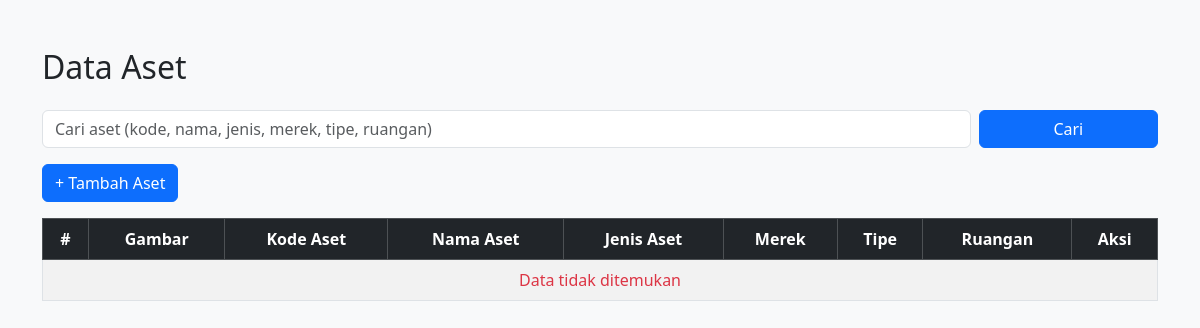
Before: /pages/aset.php with the older database file.
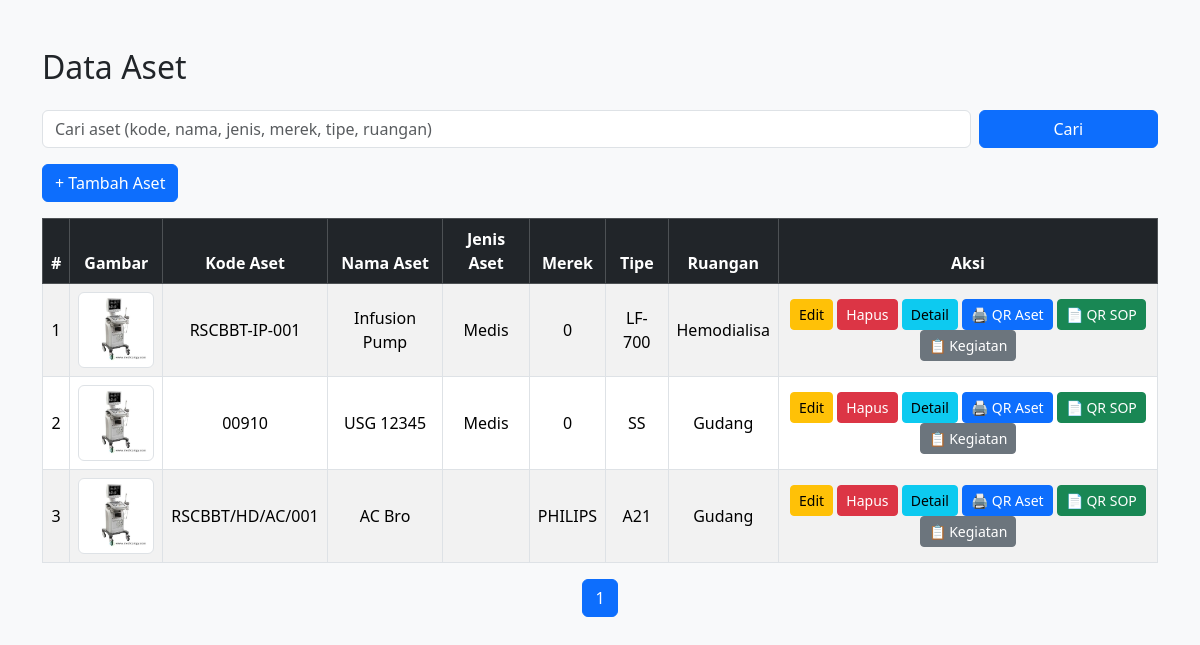
After: the same page with the newer database file.
### tables this page shows
CREATE TABLE `aset` (
  `id_aset` int(11) NOT NULL,
  `kode_aset` varchar(50) NOT NULL,
  `nama_aset` varchar(100) NOT NULL,
  `jenis_aset` enum('Medis','Non Medis') NOT NULL,
  `merek` varchar(100) DEFAULT NULL,
  `tipe` varchar(100) DEFAULT NULL,
  `id_ruangan` int(11) NOT NULL,
  `tanggal_perolehan` date NOT NULL,
  `nilai_perolehan` decimal(15,2) NOT NULL,
  `umur_ekonomis` tinyint(4) NOT NULL COMMENT 'Dalam tahun',
  `kondisi_alat` enum('aktif','tidak aktif','rusak','diperbaiki') DEFAULT 'aktif',
  `kepemilikan` enum('RSUD Cibabat','KSO') DEFAULT NULL,
  `status_penyusutan` enum('belum dihitung','dihitung') DEFAULT 'belum dihitung',
  `nomor_seri` varchar(255) DEFAULT NULL,
  `image` varchar(255) DEFAULT NULL,
  `stok` decimal(30,0) DEFAULT NULL,
  `jumlah_nilai_perolehan` decimal(30,0) DEFAULT NULL,
  `id_jenis_aset` int(11) DEFAULT NULL,
  `spo` varchar(255) DEFAULT NULL,
  `model` varchar(255) DEFAULT NULL,
  `jenis_anggaran` enum('BTT','BLUD') DEFAULT NULL,
  `kalibrasi` date DEFAULT NULL,
  `perusahaan` varchar(255) DEFAULT NULL,
  `kartu_kuning` enum('Ada','Tidak Ada') DEFAULT NULL,
  `akl` varchar(255) DEFAULT NULL
);

CREATE TABLE `jenis_aset` (
  `id_jenis_aset` int(11) NOT NULL,
  `nama_jenis_aset` varchar(100) NOT NULL
);

CREATE TABLE `ruangan` (
  `id_ruangan` int(11) NOT NULL,
  `id_gedung` int(11) NOT NULL,
  `nama_ruangan` varchar(100) NOT NULL,
  `keterangan` varchar(100) DEFAULT NULL
);

### pages/aset.php (the view, shortened to what this page needs)
<?php
require_once $_SERVER['DOCUMENT_ROOT'] . '/samcibabat/includes/db.php';
$limit = 10;
$page = isset($_GET['page']) ? max(1, intval($_GET['page'])) : 1;
$start = ($page - 1) * $limit;
$search = $_GET['search'] ?? '';
$where = "WHERE 1=1";
$totalQuery = $conn->prepare("SELECT COUNT(*) as total
                              FROM aset a
                              LEFT JOIN jenis_aset j ON a.id_jenis_aset = j.id_jenis_aset
                              LEFT JOIN ruangan r ON a.id_ruangan = r.id_ruangan
                              $where");
$totalQuery->execute();
$totalResult = $totalQuery->get_result();
$totalData = $totalResult->fetch_assoc()['total'] ?? 0;
$totalPages = ceil($totalData / $limit);
$sql = "
SELECT a.*, j.nama_jenis_aset, r.nama_ruangan
FROM aset a
LEFT JOIN jenis_aset j ON a.id_jenis_aset = j.id_jenis_aset
LEFT JOIN ruangan r ON a.id_ruangan = r.id_ruangan
$where
ORDER BY a.id_aset DESC
LIMIT $start, $limit
";
$stmt = $conn->prepare($sql);
$stmt->execute();
$result = $stmt->get_result();
?>
<!DOCTYPE html>
<html lang="id">
<head>
    <link href="https://cdn.jsdelivr.net/npm/bootstrap@5.3.3/dist/css/bootstrap.min.css" rel="stylesheet">
</head>
<body class="bg-light">
<div class="container py-5">
    <h2 class="mb-4">Data Aset</h2>
    <form method="GET" class="row g-2 mb-3">
        <div class="col-md-10">
            <input type="text" name="search" class="form-control" placeholder="Cari aset (kode, nama, jenis, merek, tipe, ruangan)" value="<?= htmlspecialchars($search) ?>">
        </div>
        <div class="col-md-2">
            <button type="submit" class="btn btn-primary w-100">Cari</button>
        </div>
    </form>
    <div class="mb-3">
        <a href="index.php?page=form_input_aset" class="btn btn-primary">+ Tambah Aset</a>
    </div>
    <table class="table table-bordered table-striped table-hover align-middle text-center">
        <thead class="table-dark">
            <tr>
                <th>#</th>
                <th>Gambar</th>
                <th>Kode Aset</th>
                <th>Nama Aset</th>
                <th>Jenis Aset</th>
                <th>Merek</th>
                <th>Tipe</th>
                <th>Ruangan</th>
                <th>Aksi</th>
            </tr>
        </thead>
        <tbody>
            <?php if ($result && $result->num_rows > 0): ?>
                <?php $no = $start + 1; ?>
                <?php while ($aset = $result->fetch_assoc()): ?>
                    <tr>
                        <td><?= $no++ ?></td>
                        <td>
                            <?php
                            $imageName = $aset['image'] ?? '';
                            $imageURL = '/samcibabat/uploads/' . $imageName;
                            $imagePath = $_SERVER['DOCUMENT_ROOT'] . '/samcibabat/uploads/' . $imageName;
                            if (!empty($imageName) && file_exists($imagePath)) {
                                echo "<img src='$imageURL' class='img-thumbnail' style='width: 80px; height: auto;' alt='Gambar Aset'>";
                            } else {
                                echo "<div class='text-muted fst-italic'>Tidak ada gambar</div>";
                            }
                            ?>
                        </td>
                        <td><?= htmlspecialchars($aset['kode_aset']) ?></td>
                        <td><?= htmlspecialchars($aset['nama_aset']) ?></td>
                        <td><?= htmlspecialchars($aset['nama_jenis_aset']) ?></td>
                        <td><?= htmlspecialchars($aset['merek']) ?></td>
                        <td><?= htmlspecialchars($aset['tipe']) ?></td>
                        <td><?= htmlspecialchars($aset['nama_ruangan']) ?></td>
                        <td>
                            <a href="index.php?page=edit_aset&id_aset=<?= $aset['id_aset'] ?>" class="btn btn-sm btn-warning">
                                <i class="fa fa-edit"></i> Edit
                            </a>
                            <a href="pages/hapus_aset.php?id_aset=<?= $aset['id_aset'] ?>" class="btn btn-danger btn-sm" onclick="return confirm('Yakin ingin menghapus aset ini?')">
                                <i class="fa fa-trash"></i> Hapus
                            </a>
                            <a href="pages/histori_aset.php?id_aset=<?= $aset['id_aset'] ?>" class="btn btn-info btn-sm">
                                <i class="fa fa-info-circle"></i> Detail
                            </a>
                            <button class="btn btn-primary btn-sm" onclick="printQRCode(<?= $aset['id_aset'] ?>)">
                                🖨️ QR Aset
                            </button>
                            <?php if (!empty($aset['spo'])): ?>
                                <button class="btn btn-success btn-sm" onclick="printSOPQRCode('<?= $aset['spo'] ?>')">
                                    📄 QR SOP
                                </button>
                            <?php endif; ?>
                            <a href="/samcibabat/index.php?page=kegiatan_detail&id_aset=<?= $aset['id_aset'] ?>" class="btn btn-secondary btn-sm">
                                📋 Kegiatan
                            </a>
                        </td>
                    </tr>
                <?php endwhile; ?>
            <?php else: ?>
                <tr>
                    <td colspan="9" class="text-center text-danger">Data tidak ditemukan</td>
                </tr>
            <?php endif; ?>
        </tbody>
    </table>
    <nav>
        <ul class="pagination justify-content-center">
            <?php for ($i = 1; $i <= $totalPages; $i++): ?>
                <li class="page-item <?= $i == $page ? 'active' : '' ?>">
                    <a class="page-link" href="?page=<?= $i ?>&search=<?= urlencode($search) ?>"><?= $i ?></a>
                </li>
            <?php endfor; ?>
        </ul>
    </nav>
</div>
</body>
</html>

Changed rows visible on the page:
added aset: image (picture), kode_aset "RSCBBT-IP-001", nama_aset "Infusion Pump", id_jenis_aset.nama_jenis_aset "Medis", merek "0", tipe "LF-700", id_ruangan.nama_ruangan "Hemodialisa"
added aset: image (picture), kode_aset "00910", nama_aset "USG 12345", id_jenis_aset.nama_jenis_aset "Medis", merek "0", tipe "SS", id_ruangan.nama_ruangan "Gudang"
added aset: image (picture), kode_aset "RSCBBT/HD/AC/001", nama_aset "AC Bro", merek "PHILIPS", tipe "A21", id_ruangan.nama_ruangan "Gudang"
Other visible differences:
new list line: "1"
text no longer shown: "Data tidak ditemukan"
